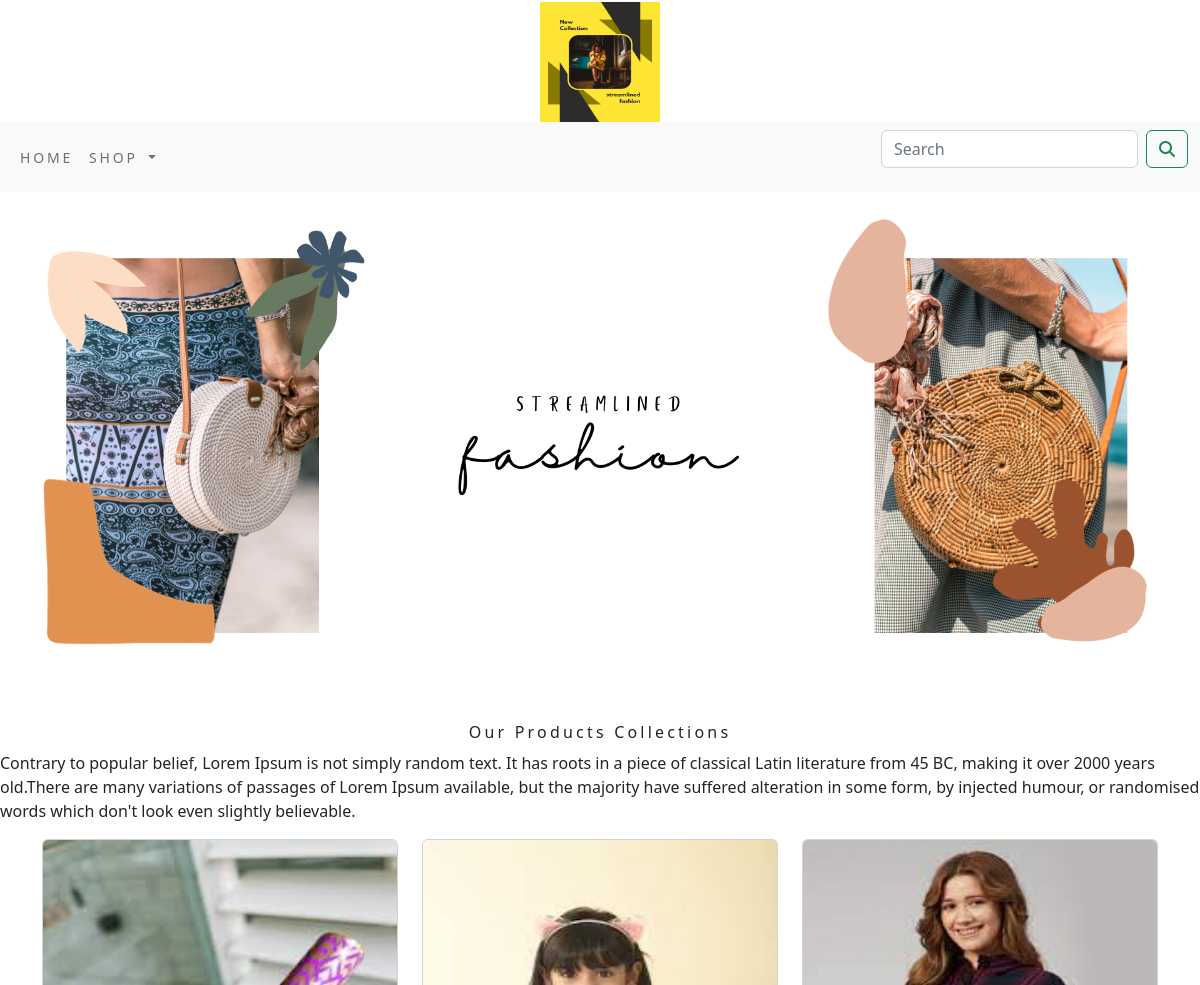
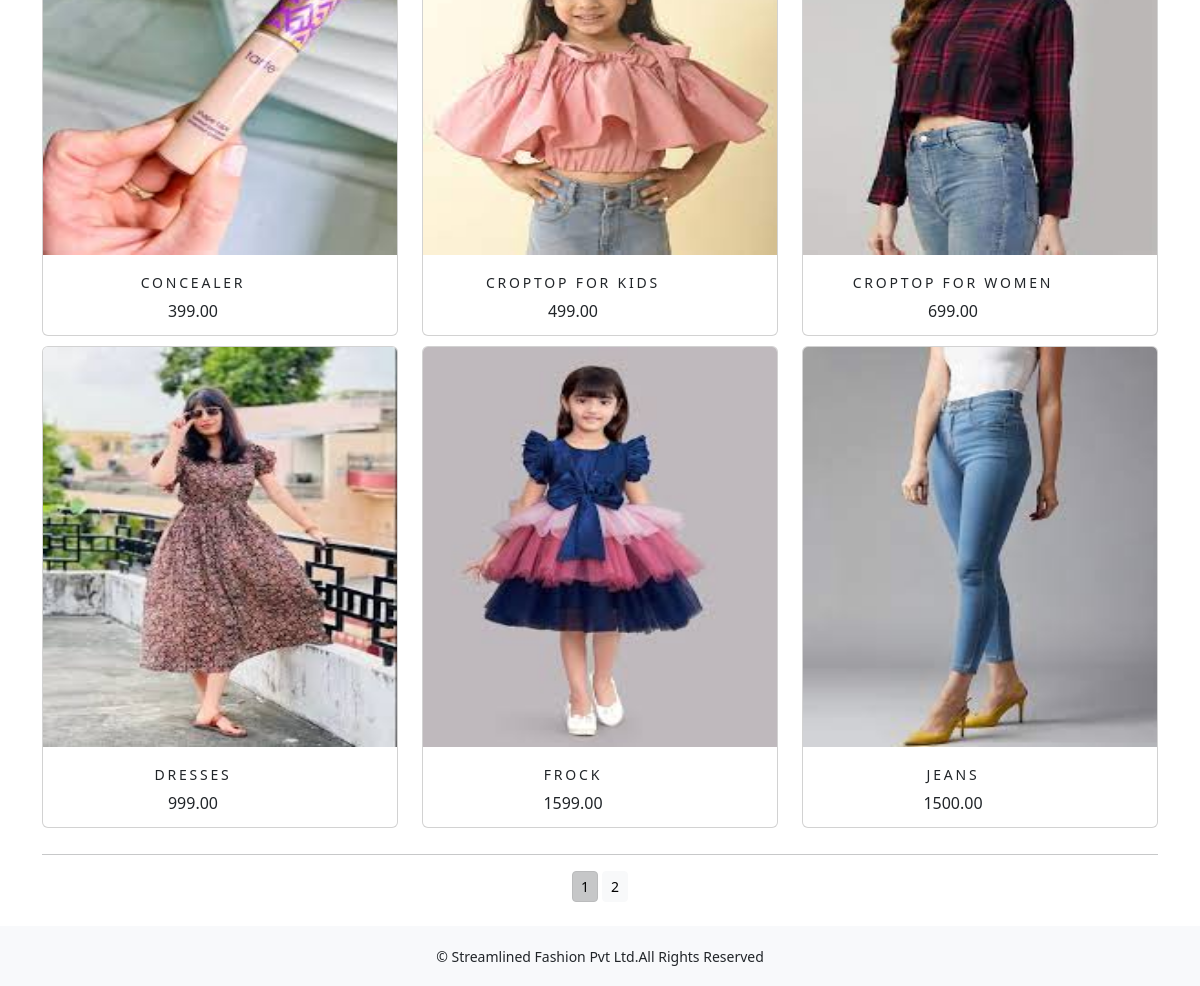
The app's page /shop/ with its own data (2 pictures, top to bottom).
### shop/models.py (models this page shows, shortened)
class Product(models.Model):
    objects = None
    name=models.CharField(max_length=250,unique=True)
    slug=models.SlugField(max_length=250,unique=True)
    description=models.TextField(blank=True)
    price=models.DecimalField(max_digits=10,decimal_places=2)
    category=models.ForeignKey(Category,on_delete=models.CASCADE)
    image=models.ImageField(upload_to='product',blank=True)
    stock=models.IntegerField()
    available=models.BooleanField(default=True)
    created=models.DateTimeField(auto_now_add=True)
    updated=models.DateTimeField(auto_now=True)
    def get_url(self):
        return reverse('shop:prodCatdetail',args=[self.category.slug,self.slug])
    class Meta:
        ordering=('name',)
        verbose_name='product'
        verbose_name_plural='products'

### shop/views.py (the view)
# urls.py: path('',views.allProdCat,name='allProdCat'),
def allProdCat(request,c_slug=None):
    c_page=None
    products_list=None
    if c_slug!=None:
        c_page=get_object_or_404(Category,slug=c_slug)
        products_list=Product.objects.all().filter(category=c_page,available=True)
    else:
        products_list=Product.objects.all().filter(available=True)
    paginator=Paginator(products_list,6)
    try:
        page=int(request.GET.get('page','1'))
    except:
        page=1
    try:
        products=paginator.page(page)
    except (EmptyPage,InvalidPage):
        products:paginator.page(paginator.num_pages)
    return render(request,"category.html",{'category':c_page,'products':products})

### cart/context_processors.py (called while the page is built)
def counter(request):
    item_count = 0
    if 'admin' in request.path:
        return {}
    else:
        try:
            cart = Cart.objects.filter(cart_id=_cart_id(request))
            car_items = CartItem.objects.all().filter(cart=cart[:1])
            for cart_item in car_items:
                item_count += cart_item.quantity
        except Cart.DoesNotExist:
            item_count = 0
    return dict(item_count=item_count)

### cart/views.py (called while the page is built)
def _cart_id(request):
    cart=request.session.session_key
    if not cart:
        cart=request.session.create()
    return cart

### shop/context_processors.py (called while the page is built)
def menu_links(request):
    links=Category.objects.all()
    return dict(links=links)

### shop/models.py (called while the page is built)
    def get_url(self):
        return reverse('shop:products_by_category',args=[self.slug])

### templates/category.html (shortened to what this page needs)
{% extends 'base.html' %}
{% load static %}
{% block content %}
<div class="mx-auto">
    {% if category %}
    <img class="my_image" src="{{category.image.url}}" alt="{{category.name}}">
</div>
<br>
<div>
    <h1 class="text-center my_title">{{category.name}}</h1>
    <p class="text-justify">{{category.description}}</p>
</div>
    {% else %}
<div>
<img class="my_image my_image_padding" src="{% static 'img/banner.png' %}" alt="our products" width="1200px" height="400px";>
</div>
<br>
<div>
    <h1 class="text-center my_title">Our Products Collections</h1>
    <p class="text-justify">Contrary to popular belief, Lorem Ipsum is not simply random text. It has roots in a piece of classical Latin literature from 45 BC, making it over 2000 years old.There are many variations of passages of Lorem Ipsum available, but the majority have suffered alteration in some form, by injected humour, or randomised words which don't look even slightly believable.</p>
</div>
    {% endif %}
<div class="container">
    <div class="row max_auto">
        {% for product in products.object_list %}
        <div class="my_bottom_margin col-9 col-sm-12 col-md-4 col-lg-s4">
            <div class="card text-center" style="min-width:18rem">
                <a href="{{product.get_url}}"><img class="card-img-top my_image" src="{{product.image.url}}" alt="{{product.name}}" style="height:400px;"></a>
            <div class="card-body text-center" style="width:300px; height:80px; padding-top:20px;">
                <h4>{{product.name}}</h4>
                <p>{{product.price}}</p>
            </div>
            </div>
        </div>
        {% endfor %}
    </div>
    <div class="mx-auto">
        {% if products.paginator.num_pages > 1 %}
        <hr>
        <div class="text-center">
            {% for pg in products.paginator.page_range %}
                <a href="?page={{pg}}"  class="btn btn-light btn-sm {% if products.number == pg %} active {% endif %}"}>{{pg}}</a>
            {% endfor %}
        </div>
        {% endif %}
    </div>
    <br>
</div>
{% endblock %}

### templates/base.html (shortened to what this page needs)
{% load static %}
<html lang="en">
<head>
    <link rel="stylesheet" href="{% static 'css/custom.css' %}">
    <link href="{% static 'css/bootstrap.min.css' %}" rel="stylesheet">
</head>
<body  class="d-flex flex-column min-vh-100">
<div>
{% include 'header.html' %}
{% include 'nav.html' %}
{% block content %}
{% endblock %}
    </div>
{% include 'footer.html' %}
</body>
</html>

### templates/header.html
{% load static %}
<header>
  <center>
    <a href="{%url 'shop:allProdCat' %}"> <img src="{% static 'img/logo.png' %}" alt="logimage" style="width:120px; height:120px; margin-top:2px;"></a>
  </center>
</header>

### templates/nav.html (shortened to what this page needs)
<nav class="navbar navbar-expand-lg navbar-light bg-light">
  <div class="container-fluid">
    <div class="collapse navbar-collapse" id="navbarSupportedContent">
      <ul class="navbar-nav me-auto mb-2 mb-lg-0">
        <li class="nav-item">
          <a class="nav-link" href="#">Home</a>
        </li>
        <li class="nav-item dropdown {% if 'shop' in request.path %} active {% endif %}">
          <a class="nav-link dropdown-toggle" href="#" id="navbarDropdown" role="button" data-bs-toggle="dropdown" aria-expanded="false">
          Shop
          </a>
        </li>
      </ul>
      <form class="d-flex" action="{% url 'search_app:SearchResult' %}" method="get">
        <input class="form-control me-2" type="search" placeholder="Search" name="q" aria-label="Search">
        <button class="btn btn-outline-success" type="submit"><i class="fa-solid fa-magnifying-glass"></i></button>
      </form>
    </div>
  </div>
</nav>

### templates/footer.html
<footer class="mt-auto">
<div class="footer navbar-fixed-bottom my_footer text-center">
  <p>&copy; Streamlined Fashion Pvt Ltd.All Rights Reserved</p>
</div>

### static/css/custom.css (style rules this page uses)
body { font-family: 'Roboto', sans-serif; }
.nav-item { letter-spacing :.2em; font-size :14px; text-transform :uppercase; }
.my_footer { background-color:#f8f9fb; height:60px; }
.my_footer p { padding-top:20px; font-size:14px; }
.my_image { width:100%; height:auto; }
.my_title { font-size:16px; text_transform:uppercase; letter-spacing:.2em; }
.my_image_padding { padding:5px; }
.my_bottom_margin { margin-bottom:10px; }
.card-body h4 { font-size:14px; text-transform:uppercase; letter-spacing:.2em }

### records on screen
Product: image (picture), name "CONCEALER", price "399.00"
Product: image (picture), name "CROPTOP FOR KIDS", price "499.00"
Product: image (picture), name "CROPTOP FOR WOMEN", price "699.00"
Product: image (picture), name "DRESSES", price "999.00"
Product: image (picture), name "FROCK", price "1599.00"
Product: image (picture), name "JEANS", price "1500.00"

### other values on screen
{{ pg }} "1" "2"
